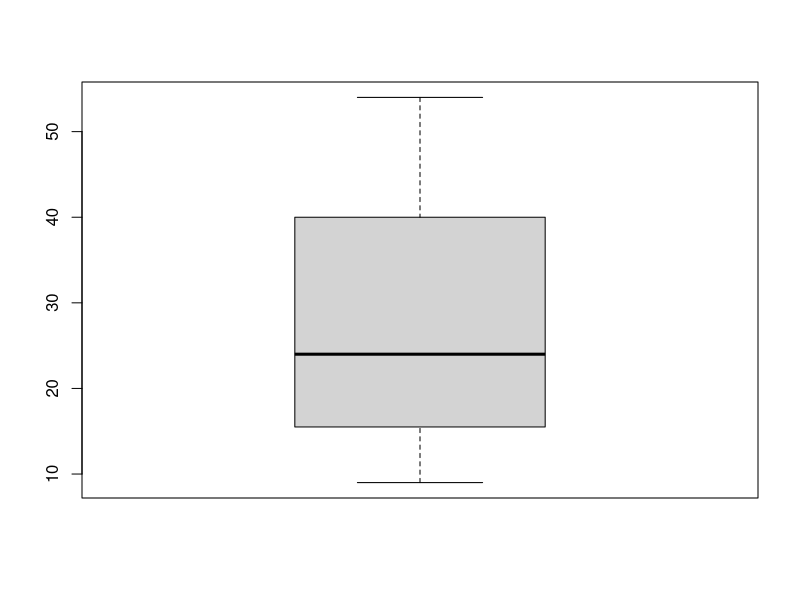

Write R code to recreate this figure.
RealMadrid <- c( "Cristiano","Benzoma", "James", "Bale")
realmadrid <- c("Ramos", "Navas", "Marcelo", "Carbajal")
RealMadrid <- c( "Cristiano","Benzoma", "James", "Bale");realmadrid <- c("Ramos", "Navas", "Marcelo", "Carbajal")
RealMadrid <- RealMadrid[RealMadrid != "James"]
RealMadrid <- c(RealMadrid, "Asencio")
RealMadriNames <- RealMadrid
RealMadridAges <- c(32,29,28,21)
RealMadrid <- data.frame(Name = RealMadriNames, Age = RealMadridAges)
RealMadrid$Height <- c(1.85,1.87,1.89,1.89)
names(RealMadrid)
dummy <- names(RealMadrid)
dummy[1]
RealMadrid$Birthday <- as.Date(c("1985-05-02","1987-12-19","1989-07-16","1996-01-21"))
RealMadrid$LeagueGoals <- c(41,15,15,3)

RealMadrid$CupGoals <- c(6,6,6,3)

RealMadrid$ChampionsGoal <- c(7,5,1,3)

RealMadrid$TotalGoals <- RealMadrid$LeagueGoals + RealMadrid$CupGoals + RealMadrid$ChampionsGoal

summary(RealMadrid$TotalGoals)

boxplot(RealMadrid$TotalGoals)

mean(RealMadrid$TotalGoals)

sd(RealMadrid$ChampionsGoal)

attach(RealMadrid)
summary(TotalGoals)

o <- summary(TotalGoals)

o[1]
